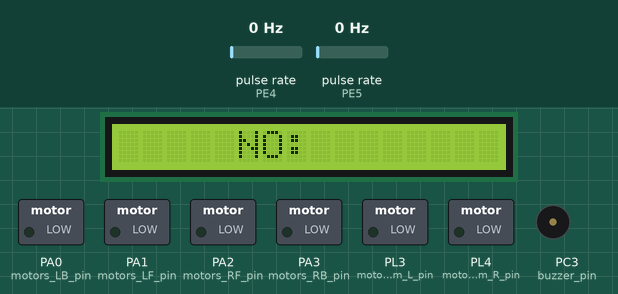
A program run on a simulated ATmega2560, built with avr-gcc and emulated at 14.7456 MHz. On the bench: 16×1 character LCD, switched loads named in the program (green lamp = pin HIGH), buzzer (waves = sounding, pin HIGH). Wiring (inferred from the names in the program): 2 × pulse sensor: data PE4 / data PE5; character LCD (HD44780): RS PC0; R/W PC1; E PC2; data PC4, PC5, PC6, PC7. Inputs (shaded band) come from the test bench; at power-on: pulse rate (sensors on PE4, PE5) 0 Hz. Pins used as bus, display or sensor lines are not drawn.

Above: at 0.2 s.
At 0.9 s:
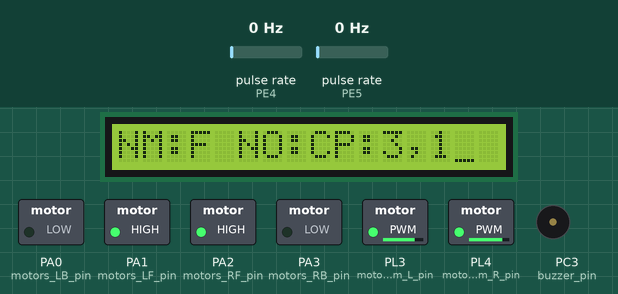
Timing chart, 0 to 2.4 s (numbered marks = the images above):
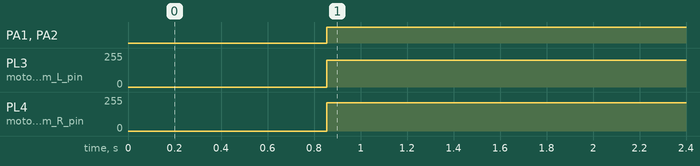

Measured:
- by itself, PA1 (motors_LF_pin), PA2 (motors_RF_pin): LOW → HIGH at 0.86 s
- by itself, PL3 (motors_pwm_L_pin): 0/255 → 200/255 at 0.86 s
- by itself, PL4 (motors_pwm_R_pin): 0/255 → 212/255 at 0.86 s

The program:

5_Position_Control_Interrupts.c
```c
#include "firebird_avr.h"				// Header file included that contains macro definitions essential for Firebird V robot
#include <util/delay.h>					// Standard AVR Delay Library
#include "lcd.h"
#include "agv_ctrl.h"

#define min_thresh  50 					//to accept angle in degrees for turning
unsigned char  Flag;
unsigned char node_detected;
int Node_count = -2;

char path[] = "31212010110100";

char current_position_x = '3';
char current_position_y = '0';
char current_orientation = 'N';
char next_orientation;
char next_move;

int size = sizeof(path)/sizeof(path[0]);


char *next_position_x = &path[0];
char *next_position_y = &path[1];


char getNextOrientation(char* current_position_x,char* current_position_y,char** next_position_x,char** next_position_y)
{
	if( **next_position_x == '\0' || **next_position_y == '\0' )
	{
		return 'x';
	}
	if(*current_position_x == **next_position_x && *current_position_y <= **next_position_y){
		*current_position_x = **next_position_x;
		*current_position_y = **next_position_y;

		*next_position_x = *next_position_x + 2;
		*next_position_y = *next_position_y + 2;

		return 'N';
	}
	else if(*current_position_x <= **next_position_x && *current_position_y == **next_position_y){
		*current_position_x = **next_position_x;
		*current_position_y = **next_position_y;

		*next_position_x = *next_position_x + 2;
		*next_position_y = *next_position_y + 2;

		return 'E';
	}
	else if(*current_position_x == **next_position_x && *current_position_y >= **next_position_y){
		*current_position_x = **next_position_x;
		*current_position_y = **next_position_y;

		*next_position_x = *next_position_x + 2;
		*next_position_y = *next_position_y + 2;

		return 'S';
	}
	else if(*current_position_x >= **next_position_x && *current_position_y == **next_position_y){
		*current_position_x = **next_position_x;
		*current_position_y = **next_position_y;

		*next_position_x = *next_position_x + 2;
		*next_position_y = *next_position_y + 2;

		return 'W';
	}
}

char getNextMove(char* current_orientation,char next_orientation)
{
	if((*current_orientation == 'N' && next_orientation == 'E') || (*current_orientation == 'E' && next_orientation == 'S') ||
	(*current_orientation=='S' && next_orientation == 'W') || (*current_orientation == 'W' && next_orientation == 'N')){
		*current_orientation = next_orientation;
		return 'R';
	}
	else if((*current_orientation == 'N' && next_orientation == 'W') || (*current_orientation == 'W' && next_orientation == 'S') ||
	(*current_orientation=='S' && next_orientation == 'E') || (*current_orientation == 'E' && next_orientation == 'N')){
		*current_orientation = next_orientation;
		return 'L';
	}
	else if((*current_orientation == 'N' && next_orientation == 'N') || (*current_orientation == 'E' && next_orientation == 'E') ||
	(*current_orientation=='S' && next_orientation == 'S') || (*current_orientation == 'W' && next_orientation == 'W')){
		*current_orientation = next_orientation;
		return 'F';
	}
	else
	return 'S';
}


char path_follow(unsigned char L_sen, unsigned char C_sen, unsigned char R_sen)
{
	Flag = 0;
	node_detected = 0;
	if ( (L_sen > min_thresh) && (C_sen > min_thresh) && (R_sen > min_thresh) )		// Node Detected
	{
		velocity(0,0);
		Flag = 1;
		node_detected = 1;
	}

	if( (L_sen >= min_thresh) && (node_detected == 0) && ( Flag == 0 ) )		// Left
	{
		forward();
		velocity(80,180);
		Flag = 1;
	}

	if( (R_sen >= min_thresh) && (node_detected == 0) && ( Flag == 0 ) )       // right
	{
		forward();
		velocity(180,80);
		Flag = 1;
	}


	if ( (C_sen >= min_thresh) && (node_detected == 0) && ( Flag == 0 ) )		// Forward
	{
		forward();
		velocity(200,212);
		Flag =1;
	}

	if (node_detected)
	{
		next_orientation = getNextOrientation(&current_position_x,&current_position_y,&next_position_x,&next_position_y);
		lcd_string(1,6,"NO:");
		lcd_wr_char(1,10,next_orientation);
		if (next_orientation == 'x')
		  return 'x';
		next_move = getNextMove(&current_orientation,next_orientation);
		_delay_ms(500);
		lcd_string(1,1,"NM:");
		lcd_wr_char(1,4,next_move);
		lcd_string(2,1,"CP:");
		lcd_wr_char(2,4,current_position_x);
		lcd_wr_char(2,5,',');
		lcd_wr_char(2,6,current_position_y);
			switch(next_move)
			 {

					case 'F':
							velocity(200,212);
							forward_mm(85);
							break;

					case 'R':
						forward_mm(65);
						right_degrees(90);
					break;


					case 'L':
						forward_mm(65);
						left_degrees(90);
					break;

				   case 'S':
						lcd_wr_char(1,6,'G');
			 }

	}


	/*
	else
	{

	}*/


}


int main(void)
{
	unsigned char R_sense,C_sense,L_sense;
	char stop_flag;
	R_sense = 0;
	C_sense = 0;
	L_sense = 0;
	lcd_port_config();
	lcd_init();
	motors_pin_config();
	pwm_pin_config();
	position_encoder_pin_config();
	position_encoder_interrupt_config();
	adc_port_config();
	adc_init();
	timer5_init();
	velocity(200,200);
	buzzer_init();
	while(1)
	{
		L_sense = ADC_Conversion(left_wl_sensor_channel);
		C_sense = ADC_Conversion(center_wl_sensor_channel);
		R_sense = ADC_Conversion(right_wl_sensor_channel);
		stop_flag = path_follow(L_sense, C_sense, R_sense);
		if(stop_flag == 'x')
		  break;
	}
}
//---------------------------------- END ------------------------------------------------------------------
```

agv_ctrl.c
```c
#include "firebird_avr.h"
#include "agv_ctrl.h"

#define angle_resolution 4.090			//resolution used for angle rotation
#define distance_resolution 5.338		//resolution used for distance traversal

unsigned long int ShaftCountLeft = 0; 	//to keep track of left position encoder
unsigned long int ShaftCountRight = 0; 	//to keep track of right position encoder
unsigned int Degrees;

void motors_pin_config(void)
{
	motors_dir_ddr_reg |= (1 << motors_RB_pin) | (1 << motors_RF_pin) | (1 << motors_LF_pin) | (1 << motors_LB_pin) ;			// motor pin as output
	motors_dir_port_reg &=  ~( (1 << motors_RB_pin) | (1 << motors_RF_pin) | (1 << motors_LF_pin) | (1 << motors_LB_pin) );		// stop motor initially
}


void pwm_pin_config(void)
{
	motors_pwm_ddr_reg |= (1 << motors_pwm_R_pin) | (1 << motors_pwm_L_pin);	// left and right channel pin as output
	motors_pwm_port_reg |= (1 << motors_pwm_R_pin) | (1 << motors_pwm_L_pin);	// turn on left and right channel
}

void position_encoder_pin_config (void)
{
 	position_encoder_ddr_reg  &= ~(1 << left_encoder_pin | 1 << right_encoder_pin);  	//Set the direction of the encoder pins as input
 	position_encoder_port_reg |= (1 << left_encoder_pin | 1 << right_encoder_pin); 		//Enable internal pull-up for encoder pins
}


void timer5_init()
{
	TCCR5B_reg = 0x00;	//Stop

	TCNT5H_reg = 0xFF;	//Counter higher 8-bit value to which OCR5xH value is compared with
	TCNT5L_reg = 0x01;	//Counter lower 8-bit value to which OCR5xH value is compared with

	OCR5AH_reg = 0x00;	//Output compare register high value for Left Motor
	OCR5AL_reg = 0xFF;	//Output compare register low value for Left Motor

	OCR5BH_reg = 0x00;	//Output compare register high value for Right Motor
	OCR5BL_reg = 0xFF;	//Output compare register low value for Right Motor

	// Clear on Compare
	TCCR5A_reg |= (1 << COMA1_bit) | (1 << COMB1_bit);
	TCCR5A_reg &= ~( (1 << COMA0_bit) | (1 << COMB0_bit));

	// Configure for FAST PWM
	TCCR5A_reg |= (1 << WGM0_bit);
	TCCR5A_reg &= ~(1 << WGM1_bit);
	TCCR5B_reg |= (1 << WGM2_bit);
	TCCR5B_reg &= ~(1 << WGM3_bit);

	// Set Prescalar to 64
	TCCR5B_reg |= (1 << CS1_bit) | (1 << CS0_bit);
	TCCR5B_reg &= ~(1 << CS2_bit);
}


void velocity (unsigned char left_motor, unsigned char right_motor)
{
	OCR5AL_reg = left_motor;
	OCR5BL_reg = right_motor;
}

void position_encoder_interrupt_config (void)
{
 	// all interrupts have to be disabled before configuring interrupts
	cli();	// Disable Interrupts Globally

	// Turn ON INT4 and INT5 (alternative function of PE4 and PE5 i.e Left and Right Encoder Pin)
	EIMSK_reg |= (1 << interrupt_left_encoder_pin | 1 << interrupt_right_encoder_pin);

	// Falling Edge detection on INT4 and INT5 pins
	EICRB_reg |= (1 << interrupt_ISC_left_bit1 | 1 << interrupt_ISC_right_bit1);
	EICRB_reg &= ~(1 << interrupt_ISC_left_bit0 | 1 << interrupt_ISC_right_bit0);

	sei();	// Enable Interrupts Globally
}

void forward (void) //both wheels forward
{
  	motors_dir_port_reg &=  ~( (1 << motors_RB_pin) | (1 << motors_LB_pin) );	// Make LB and RB LOW
	motors_dir_port_reg |= (1 << motors_RF_pin) | (1 << motors_LF_pin) ;		// Make LF and RF HIGH
}

void back (void) //both wheels backward
{
  	motors_dir_port_reg &=  ~( (1 << motors_RF_pin) | (1 << motors_LF_pin) );	// Make LF and RF LOW
	motors_dir_port_reg |= ((1 << motors_RB_pin) | (1 << motors_LB_pin)) ;		// Make LB and RB HIGH
}

void left (void) //Left wheel backward, Right wheel forward
{
  	motors_dir_port_reg &=  ~( (1 << motors_RB_pin) | (1 << motors_LF_pin) );	// Make LF and RB LOW
	motors_dir_port_reg |= (1 << motors_RF_pin) | (1 << motors_LB_pin) ;		// Make LB and RF HIGH
}

void right (void) //Left wheel forward, Right wheel backward
{
  	motors_dir_port_reg &=  ~( (1 << motors_LB_pin) | (1 << motors_RF_pin) );	// Make LB and RF LOW
	motors_dir_port_reg |= (1 << motors_LF_pin) | (1 << motors_RB_pin) ;		// Make LF and RB HIGH
}

void stop (void)
{
  	motors_dir_port_reg &=  ~( (1 << motors_LF_pin) | (1 << motors_RF_pin) | (1 << motors_LB_pin) | (1 << motors_RB_pin));	// Make LF, RF, LB and RB LOW
}

void angle_rotate(unsigned int Degrees)
{
	 float ReqdShaftCount = 0;
	 unsigned long int ReqdShaftCountInt = 0;

	 ReqdShaftCount = (float) Degrees/ angle_resolution; // division by resolution to get shaft count
	 ReqdShaftCountInt = (unsigned int) ReqdShaftCount;
	 ShaftCountRight = 0;
	 ShaftCountLeft = 0;

	 while (1)
	 {
		  if((ShaftCountRight >= ReqdShaftCountInt) || (ShaftCountLeft >= ReqdShaftCountInt))
			break;
	 }
	 stop(); //Stop robot
}


void linear_distance_mm(unsigned int DistanceInMM)
{
	 float ReqdShaftCount = 0;
	 unsigned long int ReqdShaftCountInt = 0;

	 ReqdShaftCount = DistanceInMM / distance_resolution; // division by resolution to get shaft count
	 ReqdShaftCountInt = (unsigned long int) ReqdShaftCount;

	 ShaftCountRight = 0;
	 ShaftCountLeft = 0;
	 while(1)
	 {
		  if((ShaftCountRight >= ReqdShaftCountInt) || (ShaftCountLeft >= ReqdShaftCountInt))
			  break;
	 }
	 stop(); //Stop robot
}

ISR(INT5_vect)
{
	ShaftCountRight++;
}


ISR(INT4_vect)
{
	ShaftCountLeft++;
}


void forward_mm(unsigned int DistanceInMM)
{
	 velocity(200,212);
	 forward();
	 linear_distance_mm(DistanceInMM);
}

/**
 * @brief      Function to move backward Firebird-V by specified distance
 * @param[in]  DistanceInMM   Distance in mm 0 to 65535
 */
void back_mm(unsigned int DistanceInMM)
{
	velocity(200,212);
	 back();
	 linear_distance_mm(DistanceInMM);
}

/**
 * @brief      Function to rotate Firebird-V left by specified degrees
 * @param[in]  Degrees   Rotation angle 0 to 360
 */
void left_degrees(unsigned int Degrees)
{
	 // 88 pulses for 360 degrees rotation 4.090 degrees per count
	 velocity(200,212);
	 left(); //Turn left
	 angle_rotate(Degrees);
}

/**
 * @brief      Function to rotate Firebird-V right by specified degrees
 * @param[in]  Degrees   Rotation angle 0 to 360
 */
void right_degrees(unsigned int Degrees)
{
	 // 88 pulses for 360 degrees rotation 4.090 degrees per count
	 velocity(200,212);
	 right(); //Turn right
	 angle_rotate(Degrees);
}


void buzzer_init()
{
	buzzer_ddr_reg |= (1<<buzzer_pin);
	buzzer_port_reg &=~(1<<buzzer_pin);
}

void buzzer_on()
{
	buzzer_port_reg |=(1<<buzzer_pin);
}

void buzzer_off()
{
	buzzer_port_reg &=~(1<<buzzer_pin);
}


void adc_init(){

	// enable ADC and pre-scalar = 64 (ADEN = 1, ADPS2 = 1, ADPS1 = 1, ADPS0 = 0)
	// and clear ADC start conversion bit, auto trigger enable bit, interrupt flag bit and interrupt enable bit
	ADCSRA_reg	|= ( (1 << ADEN_bit) | (1 << ADPS2_bit) | (1 << ADPS1_bit) );
	ADCSRA_reg	&= ~( (1 << ADSC_bit) | (1 << ADATE_bit) | (1 << ADIF_bit) | (1 << ADIE_bit) | (1 << ADPS0_bit) );

	// In ADCSRB, disable Analog Comparator Multiplexer, MUX5 bit and ADC Auto Trigger Source bits
	ADCSRB_reg	&= ~( (1 << ACME_bit) | (1 << MUX5_bit) | (1 << ADTS2_bit) | (1 << ADTS1_bit) | (1 << ADTS0_bit) );

	// In ADMUX, set the Reference Selection bits to use the AVCC as reference, and disable the channel selection bits MUX[4:0]
	ADMUX_reg	&= ~( (1 << REFS1_bit) | (1 << MUX4_bit) | (1 << MUX3_bit) | (1 << MUX2_bit) | (1 << MUX1_bit) | (1 << MUX0_bit) );
	ADMUX_reg	|= (1 << REFS0_bit);

	// In ADMUX, enable the ADLAR bit for 8-bit ADC result
	ADMUX_reg	|= (1 << ADLAR_bit);

	// In ACSR, disable the Analog Comparator by writing 1 to ACD_bit
	ACSR_reg	|= ( 1 << ACD_bit );
}


unsigned char ADC_Conversion(unsigned char channel_num)
{
	unsigned char adc_8bit_data;

	// MUX[5:0] bits to select the ADC channel number
	if ( channel_num > 7 )
	{
		ADCSRB_reg |= ( 1 << MUX5_bit );
	}
	channel_num	= channel_num & 0x07;
	ADMUX_reg	= ( ADMUX_reg | channel_num );

	// set the ADSC bit in ADCSRA register
	ADCSRA_reg		|= ( 1 << ADSC_bit );

	//Wait for ADC conversion to complete
	while( ( ADCSRA_reg & ( 1 << ADIF_bit ) ) == 0x00 );

	adc_8bit_data = ADCH_reg;

	// clear ADIF bit by writing 1 to it
	ADCSRA_reg		|= ( 1 << ADIF_bit );

	// clear the MUX5 bit
	ADCSRB_reg		&= ~( 1 << MUX5_bit );

	// clear the MUX[4:0] bits
	ADMUX_reg		&= ~( (1 << MUX4_bit) | (1 << MUX3_bit) | (1 << MUX2_bit) | (1 << MUX1_bit) | (1 << MUX0_bit) );

	return adc_8bit_data;
}


void adc_port_config (void)
{
	adc_sensor_low_ddr_reg		= 0x00;				// set PORTF direction as input
	adc_sensor_low_port_reg		= 0x00;				// set PORTF pins floating
	adc_sensor_high_ddr_reg		= 0x00;				// set PORTK direction as input
	adc_sensor_high_port_reg	= 0x00;				// set PORTK pins floating
}
```

agv_ctrl.h
```c
#ifndef AGV_CTRL
#define AGV_CTRL

void motors_pin_config(void); // configure the motor pins

void pwm_pin_config(void); // Configure PWM(enable) pins of motor

void position_encoder_pin_config(void); // Configure encoder pins

void timer5_init(void); // configure timer5 for velocity control

void velocity(unsigned char left_motor, unsigned char right_motor); //

void position_encoder_interrupt_config(void); // Function to configure interrupt for encoders

void forward(void); // forward motion

void back(void); // backward motion

void left(void); // left motion

void right(void); // right motion

void stop(void); //stop motor

void angle_rotate(unsigned int Degrees); // Roatate F.B. by in 0 to 360 Degrees

void linear_distance_mm(unsigned int DistanceInMM); // Linear Motion in desired MM

void forward_mm( unsigned int DistanceInMM); // Go Forward in MM

void back_mm(unsigned int DistanceInMM); // Backward in MM

void left_degrees(unsigned int Degrees); // Rotate left by Degrees

void right_degrees(unsigned int Degrees); // Rotate Right by Degrees

void buzzer_init();

void buzzer_on();

void buzzer_off();

void adc_init();

unsigned char ADC_Conversion(unsigned char channel_num);

void adc_port_config (void);

#endif
```

lcd.h
```c
#ifndef LCD_H_
#define LCD_H_

// This function configures LCD pins as output
void lcd_port_config(void);

// This function configures the LCD to work in 4 bit mode instead of 8 bit mode
// to reduce the number of data lines required to be used
void lcd_set_4bit (void);

// This function gives specific command values to the LCD to perform necessary functions
void lcd_wr_command (unsigned char cmd);

// This function initializes the LCD
void lcd_init(void);

// This function sets the cursor's to home i.e. 1st row, 1st column
void lcd_home(void);

// This function sets the cursor to the specified position
void lcd_cursor(char row, char column);

// This function clears LCD by giving specific command as input to lcd_wr_command() function
void lcd_clear(void);

// This function prints an alpha-numeric character at specified (row, column) position on LCD
void lcd_wr_char(char row, char coloumn, char alpha_num_char);

// This function prints the given string on the LCD at the specified (row, column) position
void lcd_string(char row, char column, char* str);

// This function prints any integer value or value in a variable as integer
// on the specified location and up to the specified number of digits on LCD
void lcd_numeric_value(char row, char coloumn, int val, int digits);

#endif /* LCD_H_ */
```

Source omitted: firebird_avr.h (17589 bytes), lcd.c (9539 bytes)
